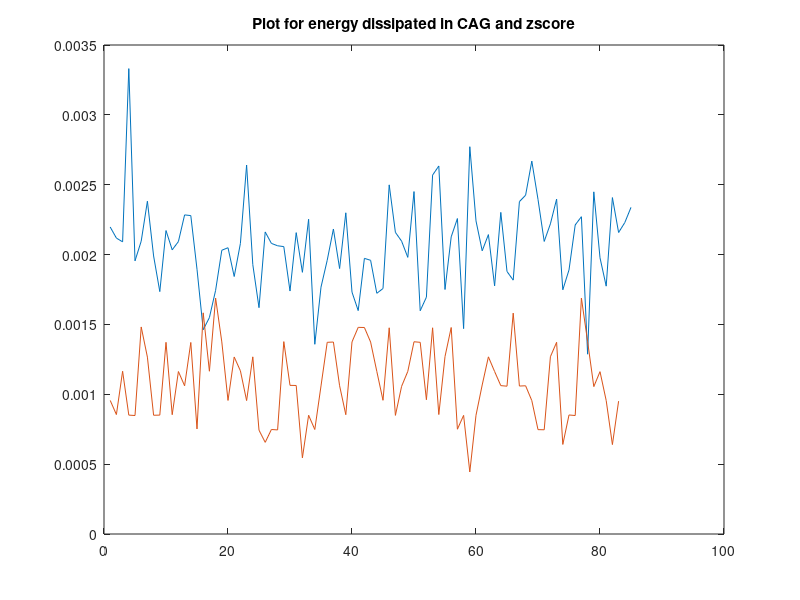
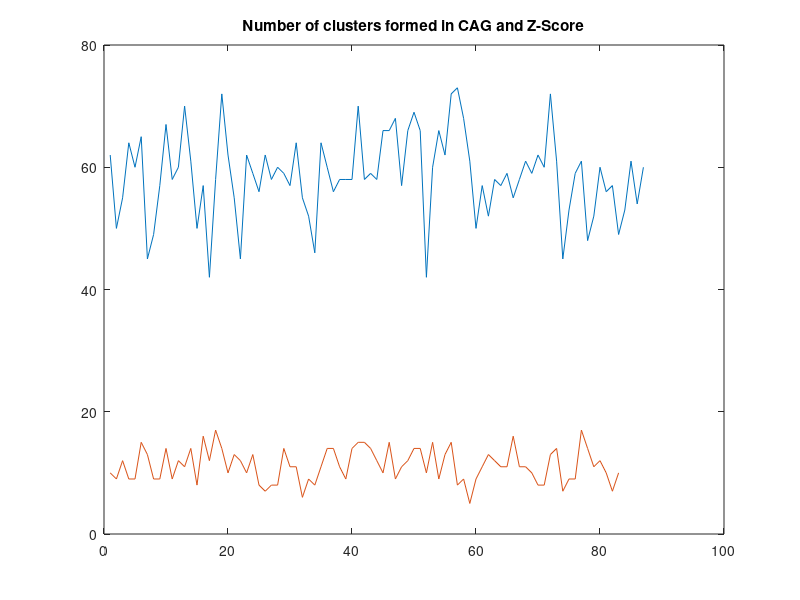
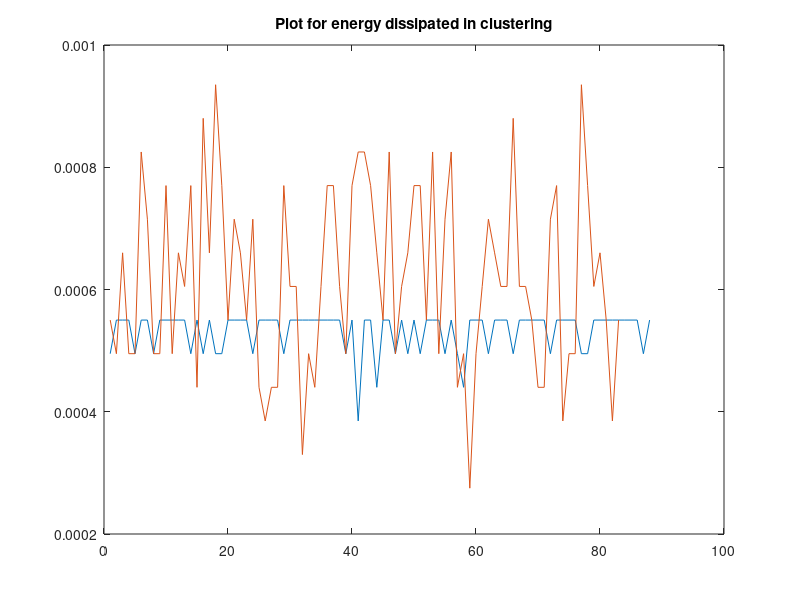
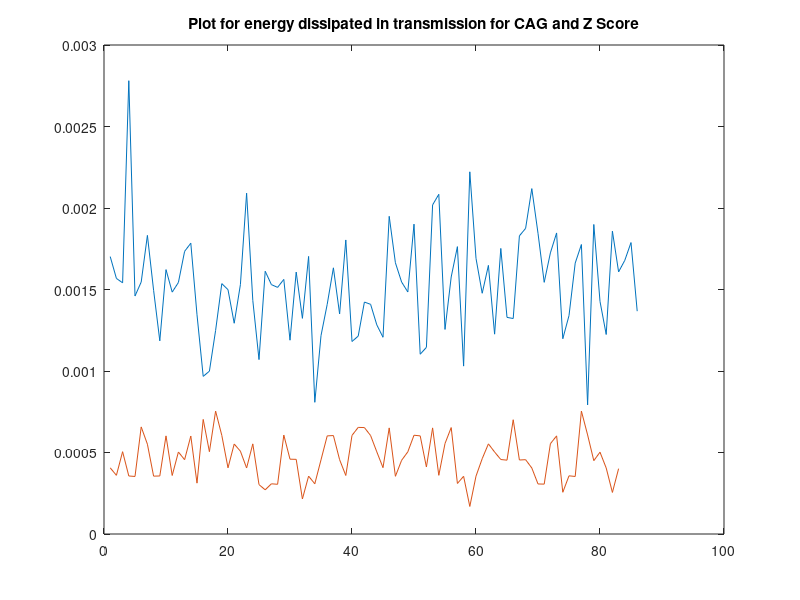

Source code (MATLAB) for these figures, in order:
fileid_2 = fopen('energy_cag.txt' , 'r');
e = fscanf(fileid_2,'%f');
figure(1);
plot(e);
hold on;

fileid1 = fopen('energy_z.txt','r');
d = fscanf(fileid1,'%f');
plot(d);
title('Plot for energy dissipated in CAG and zscore');

fileid_b = fopen('no_of_c_cag.txt' , 'r');
b = fscanf(fileid_b,'%f');
figure(2);
plot(b);
hold on;

fileid_a = fopen('no_of_cluster.txt' , 'r');
a = fscanf(fileid_a,'%f');
plot(a);
hold on;
title('Number of clusters formed in CAG and Z-Score');

fclose(fileid_a);
fclose(fileid_b);

fileid_x = fopen('energy_clustering_cag.txt' , 'r');
x = fscanf(fileid_x,'%f');
figure(3);
plot(x);
hold on;

fileid_y = fopen('energy_clustering_z.txt' , 'r');
y = fscanf(fileid_y,'%f');
plot(y);
hold on;
title('Plot for energy dissipated in clustering');

fclose(fileid_x);
fclose(fileid_y);


fileid_m = fopen('energy_transmission_cag.txt' , 'r');
m = fscanf(fileid_m,'%f');
figure(4);
plot(m);
hold on;

fileid_n = fopen('energy_transmission_z.txt' , 'r');
n = fscanf(fileid_n,'%f');
plot(n);
hold on;
title('Plot for energy dissipated in transmission for CAG and Z Score');

fclose(fileid_m);
fclose(fileid_n);




